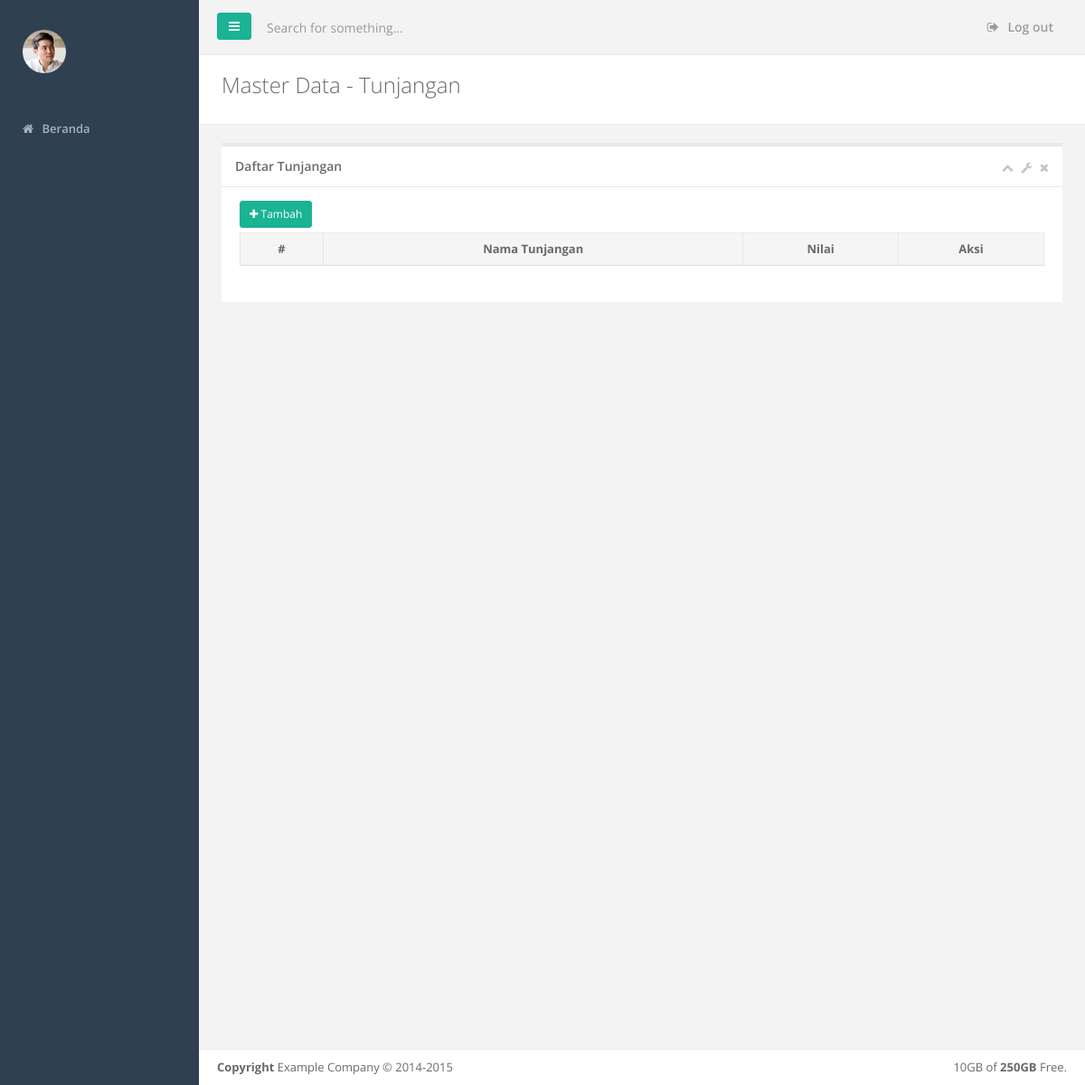
Page /index.php/master_data/tunjangan on the earlier database version.
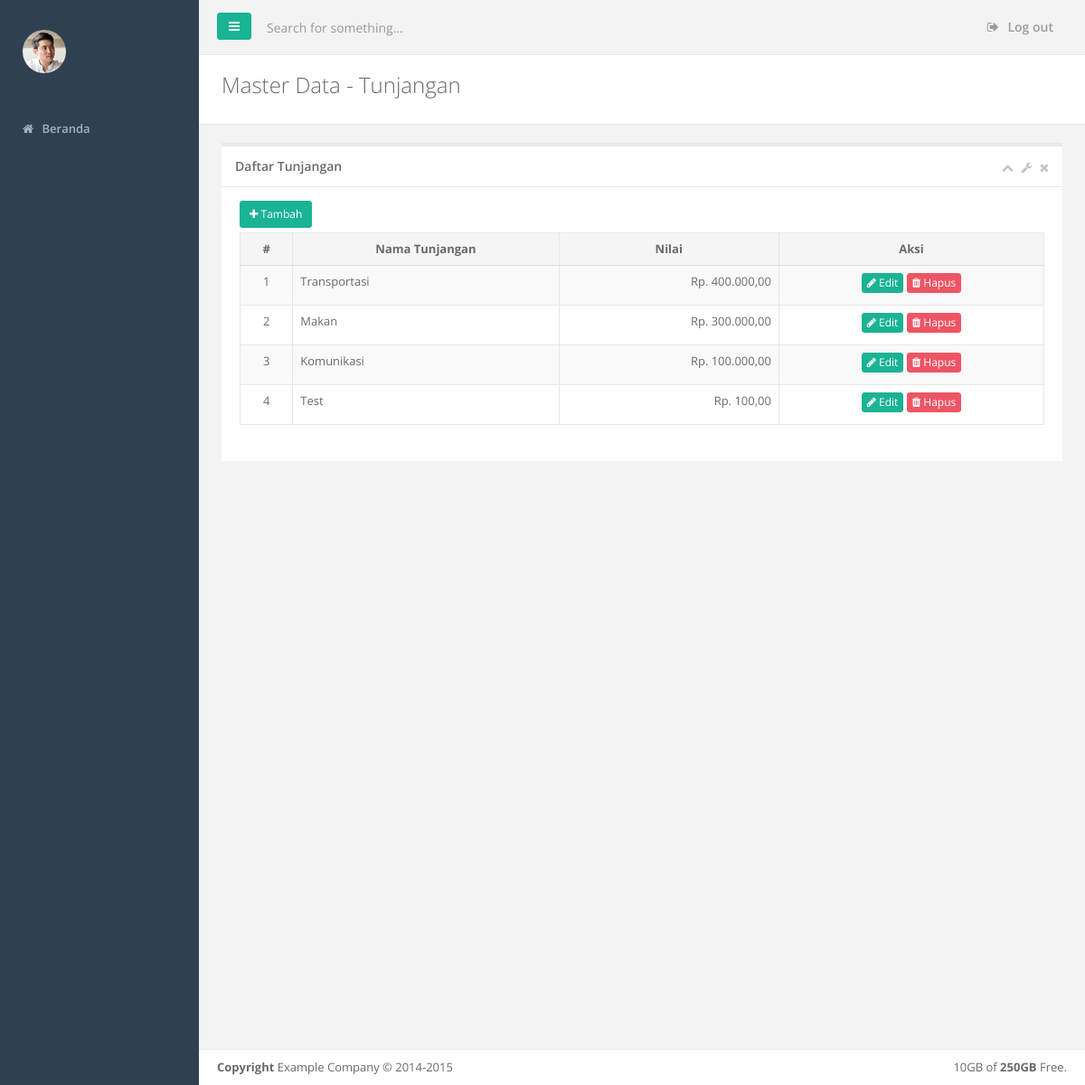
Same page on the later database version.
### tables this page shows
CREATE TABLE `m_tunjangan` (
  `id_tunjangan` int(11) NOT NULL,
  `nama_tunjangan` varchar(45) DEFAULT NULL,
  `nilai_tunjangan` varchar(45) DEFAULT NULL
);

### application/controllers/Master_data.php (called while the page is built, shortened)
<?php
class Master_data extends CI_Controller
{
	function tunjangan() {
		$this->data['get_data'] = $this->db->get( 'm_tunjangan' );
		$this->data['sub'] = [ 'title' => ucwords( strtolower( str_replace('_', ' ', __CLASS__) ) ) , 'sub_title' => ucwords( str_replace('_', ' ',  strtolower( __FUNCTION__ ) )  ) ];
		$this->data['content'] = 'master_data/tunjangan';
		$this->load->view( 'layout/main', $this->data );
	}
}

### index.php (called while the page is built, shortened)
<?php
require_once BASEPATH.'core/CodeIgniter.php';

### application/views/master_data/tunjangan.php (the view, shortened to what this page needs)
<div class="col-lg-12">
    <div class="ibox float-e-margins">
        <div class="ibox-title">
            <h5>Daftar Tunjangan</h5>
            <div class="ibox-tools">
                <a class="collapse-link">
                    <i class="fa fa-chevron-up"></i>
                </a>
                <a class="dropdown-toggle" data-toggle="dropdown" href="#">
                    <i class="fa fa-wrench"></i>
                </a>
                <a class="close-link">
                    <i class="fa fa-times"></i>
                </a>
            </div>
        </div>
        <div class="ibox-content">
            <button type="button" class="btn btn-primary btn-sm" data-toggle="modal" data-target="#myModal">
                <i class="fa fa-plus"></i>
                Tambah
            </button>
            <table class="table table-striped table-bordered">
                <thead>
                    <tr>
                        <th class="text-center">#</th>
                        <th class="text-center">Nama Tunjangan</th>
                        <th class="text-center">Nilai</th>
                        <th class="text-center">Aksi</th>
                    </tr>
                </thead>
                <tbody>
                  <?php $n = 1; foreach( $get_data->result() as $t ): ?>
                    <tr>
                      <td class="text-center"><?php echo $n++; ?></td>
                      <td><?php echo $t->nama_tunjangan ?></td>
                      <td class="text-right"><?php echo 'Rp. '. number_format( $t->nilai_tunjangan , 2 , ',' , '.' ) ?></td>
                      <td class="text-center">
                          <a href="" class="btn btn-xs btn-primary edit"> <i class="fa fa-pencil"></i> Edit </a>
                          <a href="" class="btn btn-xs btn-danger" onclick="return confirm('Yakin akan menghapus data ini?')"> <i class="fa fa-trash"></i> Hapus </a>
                      </td>
                    </tr>
                  <?php endforeach; ?>
                </tbody>
            </table>
        </div>
    </div>
</div>

Differences in the rows shown:
added m_tunjangan: nama_tunjangan "Transportasi", nilai_tunjangan "400.000,00"
added m_tunjangan: nama_tunjangan "Makan", nilai_tunjangan "300.000,00"
added m_tunjangan: nama_tunjangan "Komunikasi", nilai_tunjangan "100.000,00"
added m_tunjangan: nama_tunjangan "Test", nilai_tunjangan "100,00"
